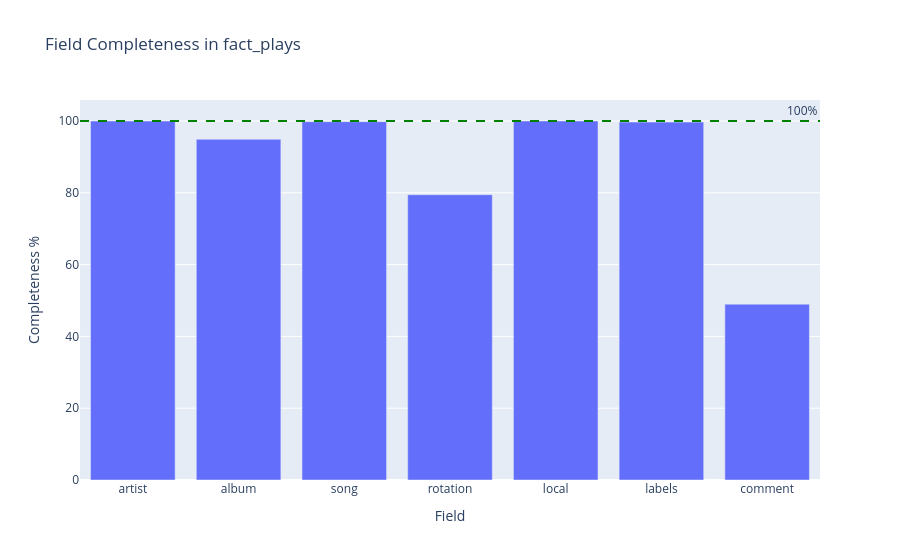

The notebook cell saved with this chart:
### Code cell
# Analyze field completeness
completeness = db.query("""
    SELECT 
        COUNT(*) as total,
        SUM(CASE WHEN artist IS NOT NULL AND artist != '' THEN 1 ELSE 0 END) as has_artist,
        SUM(CASE WHEN album IS NOT NULL AND album != '' THEN 1 ELSE 0 END) as has_album,
        SUM(CASE WHEN song IS NOT NULL AND song != '' THEN 1 ELSE 0 END) as has_song,
        SUM(CASE WHEN rotation_status IS NOT NULL THEN 1 ELSE 0 END) as has_rotation,
        SUM(CASE WHEN is_local IS NOT NULL THEN 1 ELSE 0 END) as has_local,
        SUM(CASE WHEN labels IS NOT NULL AND labels != '' THEN 1 ELSE 0 END) as has_labels,
        SUM(CASE WHEN comment IS NOT NULL AND comment != '' THEN 1 ELSE 0 END) as has_comment
    FROM fact_plays
""")

total = completeness['total'].iloc[0]
completeness_pct = pd.DataFrame({
    'field': ['artist', 'album', 'song', 'rotation', 'local', 'labels', 'comment'],
    'count': [
        completeness['has_artist'].iloc[0],
        completeness['has_album'].iloc[0],
        completeness['has_song'].iloc[0],
        completeness['has_rotation'].iloc[0],
        completeness['has_local'].iloc[0],
        completeness['has_labels'].iloc[0],
        completeness['has_comment'].iloc[0]
    ]
})
completeness_pct['percentage'] = (completeness_pct['count'] / total * 100).round(2)

print(f"\nField completeness (out of {total:,} plays):")
display(completeness_pct)

# Visualize
fig = px.bar(completeness_pct, x='field', y='percentage',
             title='Field Completeness in fact_plays',
             labels={'percentage': 'Completeness %', 'field': 'Field'})
fig.add_hline(y=100, line_dash="dash", line_color="green", annotation_text="100%")
fig.show()

### Figure 1 — Plotly figure (JSON) as saved in the notebook; plotly's stock layout.template omitted (floating-point values rounded to 4 significant figures)
{"data": [{"hovertemplate": "Field=%{x}<br>Completeness %=%{y}<extra></extra>", "legendgroup": "", "marker": {"color": "#636efa", "pattern": {"shape": ""}}, "name": "", "orientation": "v", "showlegend": false, "textposition": "auto", "type": "bar", "x": ["artist", "album", "song", "rotation", "local", "labels", "comment"], "xaxis": "x", "y": [99.98, 94.9, 99.81, 79.47, 100.0, 99.69, 48.99], "yaxis": "y"}], "layout": {"annotations": [{"showarrow": false, "text": "100%", "x": 1, "xanchor": "right", "xref": "x domain", "y": 100, "yanchor": "bottom", "yref": "y"}], "barmode": "relative", "legend": {"tracegroupgap": 0}, "shapes": [{"line": {"color": "green", "dash": "dash"}, "type": "line", "x0": 0, "x1": 1, "xref": "x domain", "y0": 100, "y1": 100, "yref": "y"}], "title": {"text": "Field Completeness in fact_plays"}, "xaxis": {"anchor": "y", "domain": [0, 1], "title": {"text": "Field"}}, "yaxis": {"anchor": "x", "domain": [0, 1], "title": {"text": "Completeness %"}}}}
